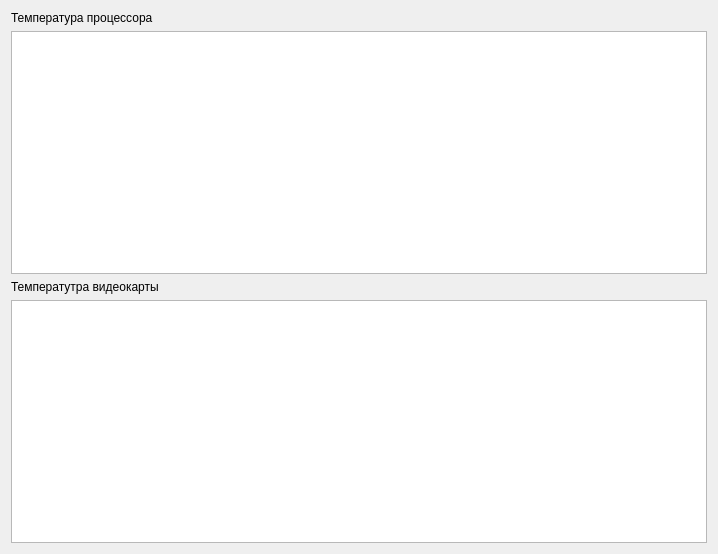
<?xml version="1.0" encoding="UTF-8"?>
<ui version="4.0">
 <class>Form</class>
 <widget class="QWidget" name="Form">
  <property name="geometry">
   <rect>
    <x>0</x>
    <y>0</y>
    <width>718</width>
    <height>554</height>
   </rect>
  </property>
  <property name="windowTitle">
   <string>Показатели температуры процессора и видеокарты за период</string>
  </property>
  <layout class="QVBoxLayout" name="verticalLayout">
   <item>
    <widget class="QLabel" name="label">
     <property name="text">
      <string>Температура процессора</string>
     </property>
    </widget>
   </item>
   <item>
    <widget class="PlotWidget" name="CPU_graphicsView"/>
   </item>
   <item>
    <widget class="QLabel" name="label_2">
     <property name="text">
      <string>Температутра видеокарты</string>
     </property>
    </widget>
   </item>
   <item>
    <widget class="PlotWidget" name="GPU_graphicsView"/>
   </item>
   <item>
    <layout class="QHBoxLayout" name="horizontalLayout"/>
   </item>
  </layout>
 </widget>
 <customwidgets>
  <customwidget>
   <class>PlotWidget</class>
   <extends>QGraphicsView</extends>
   <header>pyqtgraph</header>
  </customwidget>
 </customwidgets>
 <resources/>
 <connections/>
 <buttongroups>
  <buttongroup name="dateButtonGroup">
   <property name="exclusive">
    <bool>false</bool>
   </property>
  </buttongroup>
 </buttongroups>
</ui>
